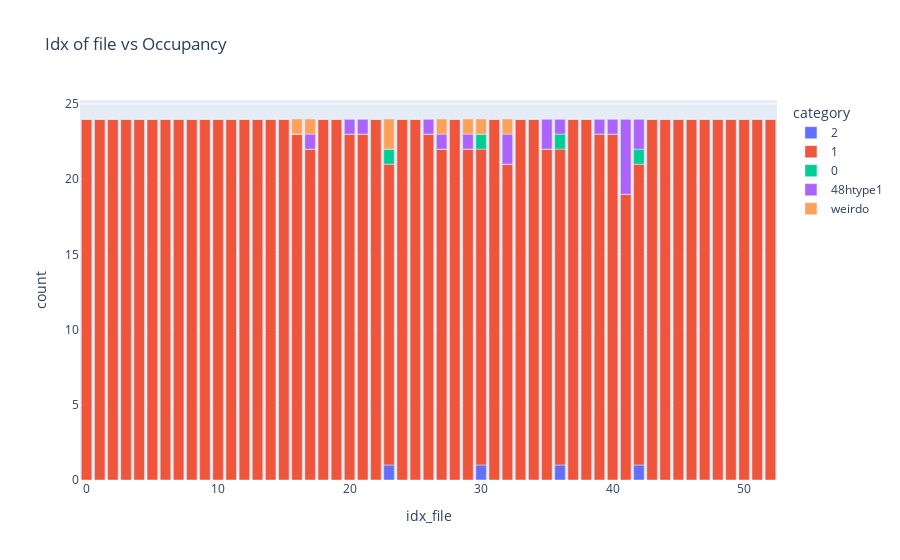

Notebook source saved alongside this figure:
### Code cell
tuple_metainfo = get_tuple_metainfo(coor_structure_init_dict_expanded, litype, el = "Li")
file_loc_important_cols_sorted = file_loc_important_cols.sort_values("toten [eV]", ascending=True).reset_index()
get_occupancy(file_loc_important_cols_sorted, coor_structure_init_dict_expanded, tuple_metainfo, direc_restructure_destination, var_filename = "mapLi", el = "Li")
df = plot_occupancy(file_loc_important_cols_sorted)

### Figure 1 — Plotly figure (JSON) as saved in the notebook; plotly's stock layout.template omitted (floating-point values rounded to 4 significant figures)
{"data": [{"alignmentgroup": "True", "hovertemplate": "category=2<br>idx_file=%{x}<br>count=%{y}<extra></extra>", "legendgroup": "2", "marker": {"color": "#636efa", "pattern": {"shape": ""}}, "name": "2", "offsetgroup": "2", "orientation": "v", "showlegend": true, "textposition": "auto", "type": "bar", "x": [0, 1, 2, 3, 4, 5, 6, 7, 8, 9, 10, 11, 12, 13, 14, 15, 16, 17, 18, 19, 20, 21, 22, 23, 24, 25, 26, 27, 28, 29, 30, 31, 32, 33, 34, 35, 36, 37, 38, 39, 40, 41, 42, 43, 44, 45, 46, 47, 48, 49, 50, 51, 52], "xaxis": "x", "y": [0, 0, 0, 0, 0, 0, 0, 0, 0, 0, 0, 0, 0, 0, 0, 0, 0, 0, 0, 0, 0, 0, 0, 1, 0, 0, 0, 0, 0, 0, 1, 0, 0, 0, 0, 0, 1, 0, 0, 0, 0, 0, 1, 0, 0, 0, 0, 0, 0, 0, 0, 0, 0], "yaxis": "y"}, {"alignmentgroup": "True", "hovertemplate": "category=1<br>idx_file=%{x}<br>count=%{y}<extra></extra>", "legendgroup": "1", "marker": {"color": "#EF553B", "pattern": {"shape": ""}}, "name": "1", "offsetgroup": "1", "orientation": "v", "showlegend": true, "textposition": "auto", "type": "bar", "x": [0, 1, 2, 3, 4, 5, 6, 7, 8, 9, 10, 11, 12, 13, 14, 15, 16, 17, 18, 19, 20, 21, 22, 23, 24, 25, 26, 27, 28, 29, 30, 31, 32, 33, 34, 35, 36, 37, 38, 39, 40, 41, 42, 43, 44, 45, 46, 47, 48, 49, 50, 51, 52], "xaxis": "x", "y": [24, 24, 24, 24, 24, 24, 24, 24, 24, 24, 24, 24, 24, 24, 24, 24, 23, 22, 24, 24, 23, 23, 24, 20, 24, 24, 23, 22, 24, 22, 21, 24, 21, 24, 24, 22, 21, 24, 24, 23, 23, 19, 20, 24, 24, 24, 24, 24, 24, 24, 24, 24, 24], "yaxis": "y"}, {"alignmentgroup": "True", "hovertemplate": "category=0<br>idx_file=%{x}<br>count=%{y}<extra></extra>", "legendgroup": "0", "marker": {"color": "#00cc96", "pattern": {"shape": ""}}, "name": "0", "offsetgroup": "0", "orientation": "v", "showlegend": true, "textposition": "auto", "type": "bar", "x": [0, 1, 2, 3, 4, 5, 6, 7, 8, 9, 10, 11, 12, 13, 14, 15, 16, 17, 18, 19, 20, 21, 22, 23, 24, 25, 26, 27, 28, 29, 30, 31, 32, 33, 34, 35, 36, 37, 38, 39, 40, 41, 42, 43, 44, 45, 46, 47, 48, 49, 50, 51, 52], "xaxis": "x", "y": [0, 0, 0, 0, 0, 0, 0, 0, 0, 0, 0, 0, 0, 0, 0, 0, 0, 0, 0, 0, 0, 0, 0, 1, 0, 0, 0, 0, 0, 0, 1, 0, 0, 0, 0, 0, 1, 0, 0, 0, 0, 0, 1, 0, 0, 0, 0, 0, 0, 0, 0, 0, 0], "yaxis": "y"}, {"alignmentgroup": "True", "hovertemplate": "category=48htype1<br>idx_file=%{x}<br>count=%{y}<extra></extra>", "legendgroup": "48htype1", "marker": {"color": "#ab63fa", "pattern": {"shape": ""}}, "name": "48htype1", "offsetgroup": "48htype1", "orientation": "v", "showlegend": true, "textposition": "auto", "type": "bar", "x": [0, 1, 2, 3, 4, 5, 6, 7, 8, 9, 10, 11, 12, 13, 14, 15, 16, 17, 18, 19, 20, 21, 22, 23, 24, 25, 26, 27, 28, 29, 30, 31, 32, 33, 34, 35, 36, 37, 38, 39, 40, 41, 42, 43, 44, 45, 46, 47, 48, 49, 50, 51, 52], "xaxis": "x", "y": [0, 0, 0, 0, 0, 0, 0, 0, 0, 0, 0, 0, 0, 0, 0, 0, 0, 1, 0, 0, 1, 1, 0, 0, 0, 0, 1, 1, 0, 1, 0, 0, 2, 0, 0, 2, 1, 0, 0, 1, 1, 5, 2, 0, 0, 0, 0, 0, 0, 0, 0, 0, 0], "yaxis": "y"}, {"alignmentgroup": "True", "hovertemplate": "category=weirdo<br>idx_file=%{x}<br>count=%{y}<extra></extra>", "legendgroup": "weirdo", "marker": {"color": "#FFA15A", "pattern": {"shape": ""}}, "name": "weirdo", "offsetgroup": "weirdo", "orientation": "v", "showlegend": true, "textposition": "auto", "type": "bar", "x": [0, 1, 2, 3, 4, 5, 6, 7, 8, 9, 10, 11, 12, 13, 14, 15, 16, 17, 18, 19, 20, 21, 22, 23, 24, 25, 26, 27, 28, 29, 30, 31, 32, 33, 34, 35, 36, 37, 38, 39, 40, 41, 42, 43, 44, 45, 46, 47, 48, 49, 50, 51, 52], "xaxis": "x", "y": [0, 0, 0, 0, 0, 0, 0, 0, 0, 0, 0, 0, 0, 0, 0, 0, 1, 1, 0, 0, 0, 0, 0, 2, 0, 0, 0, 1, 0, 1, 1, 0, 1, 0, 0, 0, 0, 0, 0, 0, 0, 0, 0, 0, 0, 0, 0, 0, 0, 0, 0, 0, 0], "yaxis": "y"}], "layout": {"barmode": "relative", "legend": {"title": {"text": "category"}, "tracegroupgap": 0}, "title": {"text": "Idx of file vs Occupancy"}, "xaxis": {"anchor": "y", "domain": [0, 1], "title": {"text": "idx_file"}}, "yaxis": {"anchor": "x", "domain": [0, 1], "title": {"text": "count"}}}}
